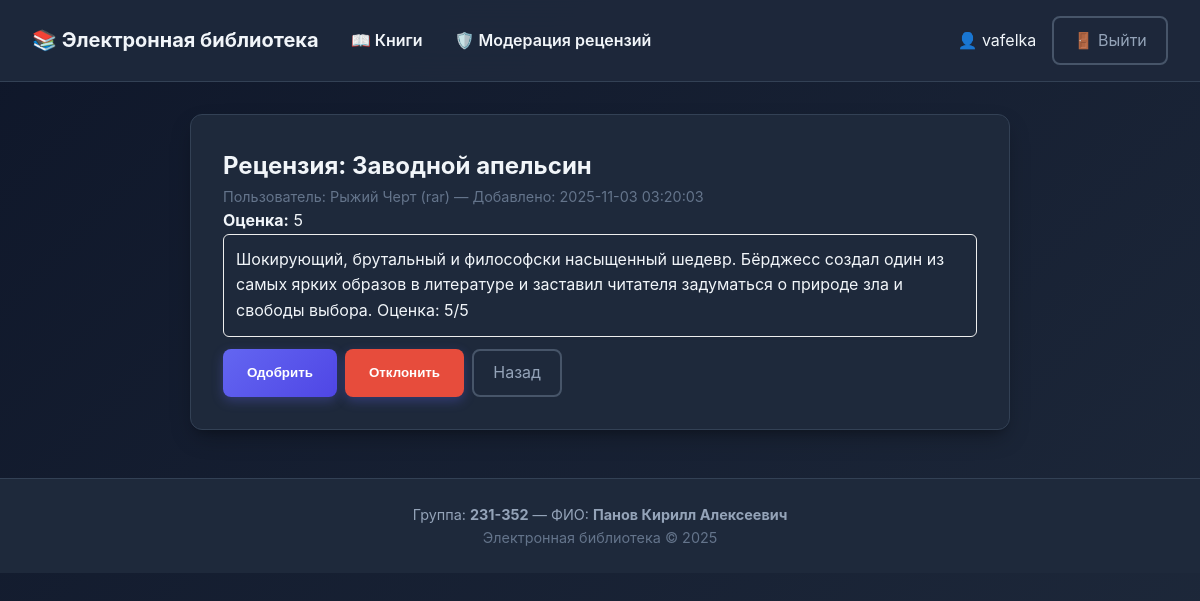
The page /moderation/review/18 (signed in) on the database its author committed.
### tables this page shows
CREATE TABLE users (
  id INTEGER PRIMARY KEY AUTOINCREMENT,
  username TEXT NOT NULL UNIQUE,
  password_hash TEXT NOT NULL,
  last_name TEXT NOT NULL,
  first_name TEXT NOT NULL,
  middle_name TEXT,
  role_id INTEGER NOT NULL,
  FOREIGN KEY (role_id) REFERENCES roles(id) ON DELETE RESTRICT
);

CREATE TABLE books (
  id INTEGER PRIMARY KEY AUTOINCREMENT,
  title TEXT NOT NULL,
  short_description TEXT NOT NULL,
  year INTEGER NOT NULL,
  publisher TEXT NOT NULL,
  author TEXT NOT NULL,
  pages INTEGER NOT NULL
);

CREATE TABLE reviews (
  id INTEGER PRIMARY KEY AUTOINCREMENT,
  book_id INTEGER NOT NULL,
  user_id INTEGER NOT NULL,
  rating INTEGER NOT NULL CHECK(rating BETWEEN 0 AND 5),
  text TEXT NOT NULL,
  status_id INTEGER NOT NULL DEFAULT 1,
  created_at DATETIME NOT NULL DEFAULT CURRENT_TIMESTAMP,
  FOREIGN KEY (book_id) REFERENCES books(id) ON DELETE CASCADE,
  FOREIGN KEY (user_id) REFERENCES users(id) ON DELETE CASCADE,
  FOREIGN KEY (status_id) REFERENCES review_statuses(id) ON DELETE RESTRICT
);

### app/books.py (the view, shortened to what this page needs)
@bp.route('/moderation/review/<int:review_id>', methods=['GET', 'POST'])
@roles_required('модератор')
def moderation_review(review_id):
    db = get_db()
    row = db.execute(
        "SELECT r.id, r.rating, r.text, r.created_at, u.username, u.last_name, u.first_name, b.id as book_id, b.title as book_title, rs.name as status_name "
        "FROM reviews r "
        "JOIN users u ON r.user_id = u.id "
        "JOIN books b ON r.book_id = b.id "
        "JOIN review_statuses rs ON r.status_id = rs.id "
        "WHERE r.id = ?",
        (review_id,)
    ).fetchone()
    if row is None:
        flash('Рецензия не найдена', 'error')
        return redirect(url_for('books.moderation_list'))
    review = {
        'id': row['id'],
        'rating': row['rating'],
        'created_at': row['created_at'],
        'username': row['username'],
        'name': ' '.join(filter(None, [row['last_name'], row['first_name']])),
        'book_id': row['book_id'],
        'book_title': row['book_title'],
        'status': row['status_name'],
        'html': render_review_text(row['text'])
    }
    return render_template('moderation_review.html', review=review)

### app/auth.py (called while the page is built)
@bp.before_app_request
def load_logged_in_user():
    user_id = session.get('user_id')
    if user_id is None:
        g.user = None
        g.user_role = None
    else:
        db = get_db()
        user = db.execute(
            'SELECT u.id, u.username, u.last_name, u.first_name, u.middle_name, r.name as role_name '
            'FROM users u JOIN roles r ON u.role_id = r.id WHERE u.id = ?',
            (user_id,)
        ).fetchone()
        g.user = user
        g.user_role = user['role_name'] if user else None

def roles_required(*allowed_role_names):
    def decorator(view):
        @wraps(view)
        def wrapped_view(**kwargs):
            if g.get('user') is None:
                flash('Для выполнения данного действия необходимо пройти процедуру аутентификации', 'error')
                return redirect(url_for('auth.login', next=request.path))
            role = g.get('user_role')
            if role not in allowed_role_names:
                flash('У вас недостаточно прав для выполнения данного действия', 'error')
                return redirect(url_for('books.index'))
            return view(**kwargs)
        return wrapped_view
    return decorator

### app/books.py (called while the page is built)
def render_review_text(md_text: str) -> str:
    if md_text is None:
        return ''
    html = markdown.markdown(md_text, extensions=['extra', 'sane_lists'])
    clean = bleach.clean(html, tags=ALLOWED_TAGS, attributes=ALLOWED_ATTRIBUTES, strip=True)
    clean = bleach.linkify(clean)
    return clean

### app/db.py (called while the page is built)
def get_db():
    if 'db' not in g:
        g.db = sqlite3.connect(
            current_app.config['DATABASE'],
            detect_types=sqlite3.PARSE_DECLTYPES
        )
        g.db.row_factory = sqlite3.Row
    return g.db

### app/templates/moderation_review.html
{% extends "base.html" %}
{% block content %}
<div class="card" style="max-width:820px; margin:0 auto;">
  <h2>Рецензия: {{ review.book_title }}</h2>
  <p class="muted">Пользователь: {{ review.name }} ({{ review.username }}) — Добавлено: {{ review.created_at }}</p>
  <p><strong>Оценка:</strong> {{ review.rating }}</p>
  <div style="border:1px solid #eee; padding:12px; border-radius:6px;">
    {{ review.html|safe }}
  </div>
  <form method="post" style="margin-top:12px; display:flex; gap:8px;">
    <button name="action" value="approve" class="btn" type="submit">Одобрить</button>
    <button name="action" value="reject" class="btn" type="submit" style="background:#e74c3c;">Отклонить</button>
    <a class="btn-ghost" href="{{ url_for('books.moderation_list') }}">Назад</a>
  </form>
</div>
{% endblock %}

### app/templates/base.html (shortened to what this page needs)
<!doctype html>
<html lang="ru">
<head>
</head>
<body>
  <div class="navbar">
    <div class="nav-left">
      <a href="{{ url_for('books.index') }}" style="font-size:1.25rem; font-weight:700;">📚 Электронная библиотека</a>
      <a href="{{ url_for('books.index') }}">📖 Книги</a>
      {% if session.get('user_id') and g.user_role == 'модератор' %}
        <a href="{{ url_for('books.moderation_list') }}">🛡️ Модерация рецензий</a>
      {% endif %}
    </div>
    <div class="nav-right">
      {% if session.get('user_id') %}
        <span>👤 {{ session.get('full_name') }}</span>
        <a class="btn-ghost" href="{{ url_for('auth.logout') }}">🚪 Выйти</a>
      {% else %}
        <a class="btn" href="{{ url_for('auth.login') }}">🔐 Войти</a>
      {% endif %}
    </div>
  </div>
  <div class="container">
    {% block content %}{% endblock %}
  </div>
  <footer>
    Группа: <strong>231-352</strong> — ФИО: <strong>Панов Кирилл Алексеевич</strong><br/>
    <span class="muted">Электронная библиотека © 2025</span>
  </footer>
</body>
</html>

### app/templates/base.html (style rules this page uses)
:root { --primary: #6366f1; --primary-hover: #4f46e5; --secondary: #64748b; --success: #10b981; --error: #ef4444; --warning: #f59e0b; --bg-dark: #0f172a; --bg-card: #1e293b; --bg-hover: #334155; --text-primary: #f1f5f9; --text-secondary: #94a3b8; --text-muted: #64748b; --border: #334155; --border-light: #475569; --shadow: 0 10px 25px -5px rgba(0, 0, 0, 0.3), 0 8px 10px -6px rgba(0, 0, 0, 0.2); --radius: 12px; --radius-sm: 8px; --transition: all 0.2s ease-in-out; }
* { box-sizing: border-box; margin: 0; padding: 0; }
body { font-family: 'Inter', 'Segoe UI', Arial, sans-serif; margin: 0; padding: 0; background: linear-gradient(135deg, var(--bg-dark) 0%, #1e293b 100%); color: var(--text-primary); font-size: 1rem; line-height: 1.6; min-height: 100vh; }
.navbar { background: rgba(30, 41, 59, 0.95); backdrop-filter: blur(20px); border-bottom: 1px solid var(--border); padding: 1rem 2rem; display: flex; align-items: center; justify-content: space-between; position: sticky; top: 0; z-index: 100; }
.nav-left { display: flex; align-items: center; gap: 2rem; }
.nav-left a, .nav-left span { color: var(--text-primary); text-decoration: none; font-weight: 600; transition: var(--transition); position: relative; }
.nav-left a::after { content: ''; position: absolute; bottom: -5px; left: 0; width: 0; height: 2px; background: var(--primary); transition: var(--transition); }
.nav-right { display: flex; align-items: center; gap: 1rem; }
.container { max-width: 1200px; margin: 2rem auto; padding: 0 1.5rem; }
.card { background: var(--bg-card); color: var(--text-primary); padding: 2rem; border-radius: var(--radius); box-shadow: var(--shadow); border: 1px solid var(--border); backdrop-filter: blur(10px); transition: var(--transition); }
footer { margin-top: 3rem; padding: 1.5rem 2rem; text-align: center; color: var(--text-secondary); background: var(--bg-card); border-top: 1px solid var(--border); font-size: 0.9rem; }
.btn { background: linear-gradient(135deg, var(--primary) 0%, var(--primary-hover) 100%); color: white; padding: 0.75rem 1.5rem; border-radius: var(--radius-sm); text-decoration: none; border: none; cursor: pointer; font-weight: 600; transition: var(--transition); display: inline-flex; align-items: center; gap: 0.5rem; box-shadow: 0 4px 12px rgba(99, 102, 241, 0.3); }
.btn-ghost { background: transparent; border: 2px solid var(--border-light); color: var(--text-secondary); padding: 0.6rem 1.2rem; border-radius: var(--radius-sm); text-decoration: none; transition: var(--transition); }
.muted { color: var(--text-muted); font-size: 0.9rem; }
a { color: var(--primary); text-decoration: none; transition: var(--transition); }

### rows shown on the page
users: get "vafelka"
books: book_title "Заводной апельсин"
users: username "rar"
reviews: created_at "2025-11-03 03:20:03", rating "5", html "Шокирующий, брутальный и философски насыщенный шедевр. Бёрджесс создал один из самых ярких образов в литературе и заставил читателя задуматься о природе зла и свободы выбора. Оценка: 5/5"

### other values the page prints
{{ review.name }} "Рыжий Черт"
